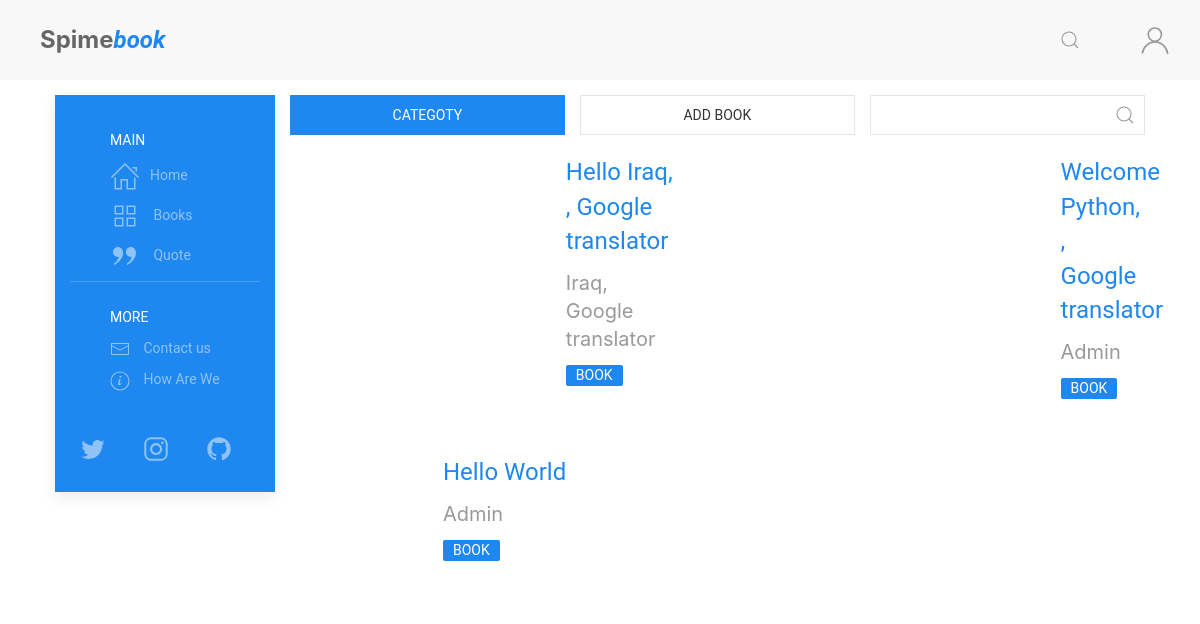
/books/, run on an earlier commit of the app's database.
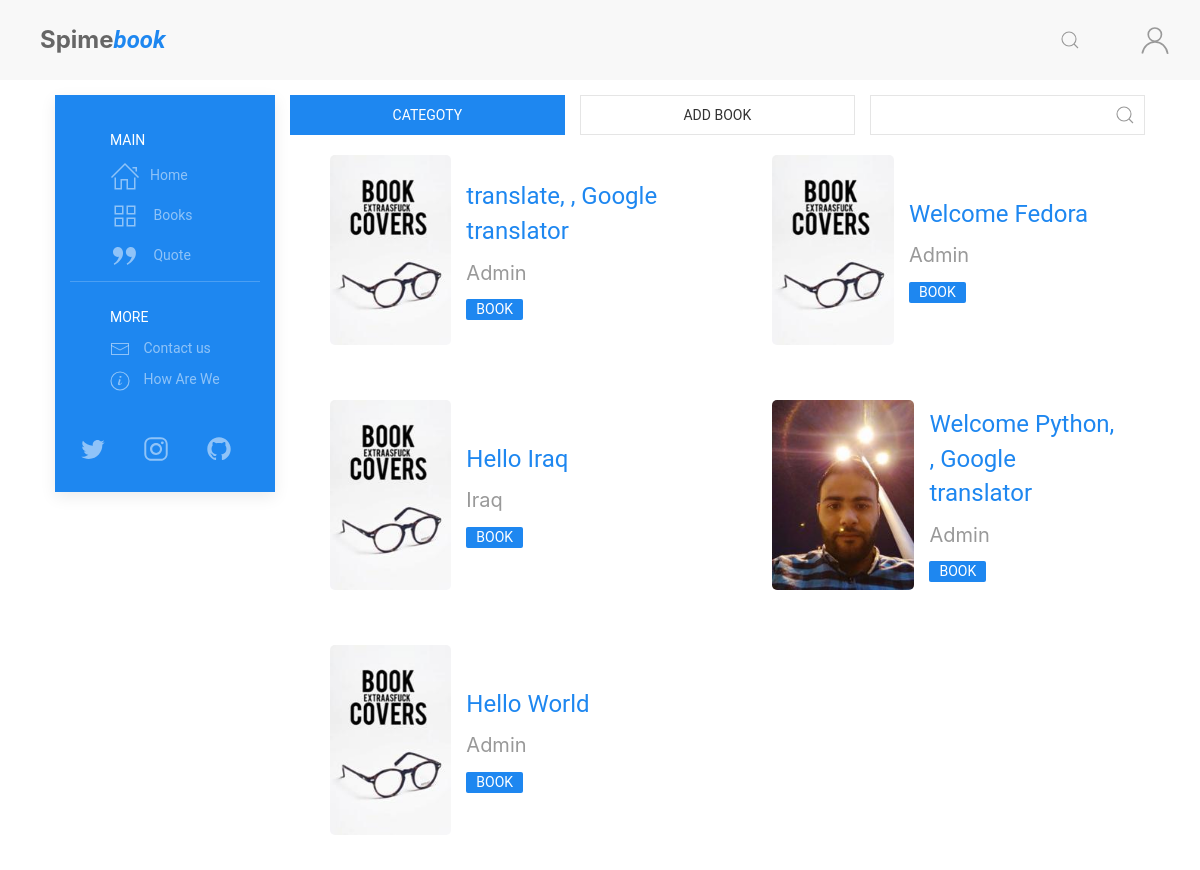
And on a later commit of the database.
### books/models.py (models this page shows, shortened)
class EN(models.Model):
    lang = models.CharField(max_length=2, default='en', auto_created='en')
    book = models.OneToOneField(
        Book, on_delete=models.CASCADE, verbose_name=_('Orginal Book'))
    title = models.CharField(max_length=255, blank=True,
                             null=True, verbose_name=_('Book Title'))
    book_Bio = models.TextField(
        blank=True, null=True, verbose_name=_('Book Bio'))
    class Meta:
        verbose_name = _("English Translation")
        verbose_name_plural = _("English Translation")
        ordering = ['-id']
    def __str__(self):
        if self.title is None:
            return translator.translate(self.book.title, dest='en').text
        else:
            return self.title

class Book(models.Model):
    title = models.CharField(max_length=255, verbose_name=_('Book Title'))
    book_image = models.ImageField(
        upload_to='books/cover/', default='book.jpg', verbose_name=_('Book Cover Image'))
    author = models.ForeignKey(
        Author, on_delete=models.CASCADE, verbose_name=_('The Author'))
    publish_date = models.DateField(
        default=timezone.now, verbose_name=_('Publish Date'))
    genres = models.ManyToManyField(
        Genres, related_name='genres', verbose_name=_('Genres'))
    book_or_Novel = models.CharField(
        max_length=5, choices=book_type, default='Book', verbose_name=_('Type'))

### authors/models.py (models this page shows, shortened)
class Author(models.Model):
    title = models.CharField(max_length=255)
    Author_Image = models.ImageField(
        upload_to='author/images', default='author.jpg')
    born_date = models.DateField(default=timezone.now)
    def __str__(self):
        if self.title is None:
            return str(self.en.name)
        else:
            return self.title

class EN(models.Model):
    lang = models.CharField(max_length=2, default='en', auto_created='en')
    author = models.OneToOneField(
        Author, on_delete=models.CASCADE, verbose_name='Author')
    name = models.CharField(max_length=255, null=True,
                            blank=True, verbose_name='Author Name')
    short = models.CharField(max_length=255, null=True,
                             blank=True, verbose_name='Short')
    author_Bio = models.TextField(
        null=True, blank=True, verbose_name='Author Bio')
    class Meta:
        verbose_name = _("English Translation)")
        verbose_name_plural = _("English Translation")
    def __str__(self):
        if self.name is None:
            return translator.translate(self.author.title).text
        else:
            return self.name

### books/views.py (the view)
# urls.py: path('', views.books, name='books'),
def books(request):
    genres = Genres.objects.all()
    all_books = get_query(request)
    page = request.GET.get('page', 1)
    paginator = Paginator(all_books, 16)
    try:
        books = paginator.page(page)
    except PageNotAnInteger:
        books = paginator.page(1)
    except EmptyPage:
        books = paginator.page(paginator.num_pages)
    context = {'title': 'Browser books, Spimebook',
               'books': books, 'genres': genres}
    return render(request, 'books/index.html', context)

### books/models.py (called while the page is built)
    def __str__(self):
        return self.genre

### books/templatetags/books_extra.py (called while the page is built)
@register.filter(name='get_translate')
def get_translate(value, arg):
    translate = eval(f"value.{arg}")
    return translate

@register.simple_tag
def define(val=None):
    return val

### books/views.py (called while the page is built)
def get_query(request):
    if request.user.is_authenticated:
        lang = request.user.profile.lang
    else:
        lang = get_language_from_request(request)
        for tu in settings.LANGUAGES:
            if lang in tu:
                break
            else:
                lang = 'en'
    lang = lang.upper()
    translate = eval(f"{lang}.objects.all()")
    return translate

### posts/templatetags/posts_extra.py (called while the page is built)
@register.inclusion_tag('posts/costumtags/infinite_scroll_js.html')
def infinite_scroll_js():
    context = {
    }
    return context

### books/templates/books/index.html (shortened to what this page needs)
{% extends "posts/base.html" %}
{% load static %}
{% load i18n %}
{% load posts_extra %}
{% load books_extra %}
{% block content %}
{% if user.is_authenticated %}
{% define user.profile.lang as user_lang %}
{% else %}
{% define 'en' as user_lang %}
{% endif %}
<div class="uk-grid-small uk-width-1-1@s" uk-grid>
    <div class="uk-width-expand@s">
        <button class="uk-button uk-button-primary uk-width-expand"
            uk-toggle="target:#book-category; animation: uk-animation-fade">Categoty</button>
    </div>
    <div class="uk-width-expand@s">
        <a href="{% url 'add-book' %}" class="uk-width-1-expand uk-button uk-button-default">Add Book</a>
    </div>
    <div class="uk-width-expand@s">
        <form class="uk-search uk-search-default uk-width-expand">
            <a href="" class="uk-search-icon-flip" uk-search-icon></a>
            <input id="book-search" data-url="{% url 'search-book' %}" class="uk-search-input uk-width-expand"
                type="search" placeholder="">
        </form>
    </div>
</div>
<div class="books uk-grid-small uk-child-width-1-2@s uk-text-center article-feed" uk-grid>
    {% for book in books %}
    <div class="book article">
        <div class="uk-card-header">
            <div class="uk-grid-small uk-flex-middle" uk-grid>
                <div class="uk-width-auto">
                    <img class="uk-border-rounded" data-src="{{book.book.book_image.url}}" alt="{{book}}" uk-img>
                </div>
                <div class="uk-width-expand uk-text-left">
                    <h3 class="uk-margin-small"><a href="{% url 'book' book.id %}">{{book}}</a></h3>
                    <h4 class="uk-margin-small uk-text-meta"><a class="uk-h4"
                            href="{% url 'author' book.book.author.id book.book.author  %}">{{book.book.author|get_translate:user_lang}}</a>
                    </h4>
                    <a class="uk-label" href="#">{{book.book.book_or_Novel}}</a>
                </div>
            </div>
        </div>
    </div>
    {% endfor %}
    <div class="page-load-status">
    </div>
</div>
{% endblock content %}

### posts/templates/posts/base.html (shortened to what this page needs)
{% load static %}
<!DOCTYPE html>
<html>
<head>
    <link rel="stylesheet" href="{% static 'posts/css/uikit.min.css' %}" />
    <link rel="stylesheet" href="{% static 'posts/css/my_style.css' %}" />
    <link rel="stylesheet" href="{% static 'posts/css/jquery-ui.css'%}">
</head>
<body>
    <nav class="uk-navbar-container uk-padding-small uk-padding-remove-vertical" uk-navbar>
        <div class="uk-navbar-left">
            <a href="{% url 'home' %}" class="uk-navbar-item uk-margin-small-left uk-logo">
                <span class="uk-h2 uk-logo uk-text-bolder">Spime<span
                        class="uk-padding-remove uk-text-primary uk-text-italic">book</span>
            </a>
        </div>
        <div class="uk-navbar-right">
            <a class="uk-navbar-toggle uk-visible@s  uk-visible@m" uk-search-icon
                uk-toggle="target: .nav-overlay; animation: uk-animation-fade" href="#">
            </a>
            <ul class="uk-navbar-nav">
                <li class="uk-visible@s">
                    <a href="{% url 'profile' %}">{{user.username}}</a>
                </li>
                <li>
                    {% if user.is_authenticated %}
                    <a type="button" class="uk-icon uk-animation-slide-right">
                        <img class="uk-border-circle avatat-img" width="45" height="45"
                            data-src="{{user.profile.picture.url}}" alt="{{user.profile.picture.url}}" uk-img>
                    </a>
                    {% else %}
                    <a type="button" class="uk-icon uk-animation-slide-right" uk-icon="icon:user; ratio:1.5"></a>
                    {% endif %}
                </li>
            </ul>
        </div>
    </nav>
    <div class="uk-container">
        <div class="uk-flex uk-flex-wrap">
            <div class="uk-width-auto uk-visible@m uk-visible@s">
                <div class="side-bar uk-padding-small">
                    <div class="uk-card uk-card-primary uk-card-body">
                        <ul class="uk-nav-default uk-nav-parent-icon uk-padding-small" uk-nav>
                            <li class="uk-nav-header">Main</li>
                            <li><a href="{% url 'home' %}"><span class="uk-margin-small-right"
                                        uk-icon="icon: home; ratio: 1.5"></span>Home</a></li>
                            <li><a href="{% url 'books' %}"><span class="uk-margin-small-right"
                                        uk-icon="icon: thumbnails; ratio: 1.5"></span> Books</a></li>
                            <li><a href="{% url 'quotes' %}"><span class="uk-margin-small-right"
                                        uk-icon="icon: quote-right; ratio: 1.5"></span> Quote</a></li>
                            <li class="uk-nav-divider"></li>
                            <li class="uk-nav-header">More</li>
                            <li><a href="#"><span class="uk-margin-small-right" uk-icon="icon: mail"></span> Contact
                                    us</a>
                            </li>
                            <li><a href="#"><span class="uk-margin-small-right" uk-icon="icon: info"></span> How Are
                                    We</a>
                            </li>
                            <li>
                                <ul class="uk-iconnav uk-child-width-1-3 uk-padding-small uk-margin-medium-top">
                                    <li>
                                        <a class="uk-icon" href="#" uk-icon="icon: twitter; ratio:1.3"></a>
                                    </li>
                                    <li>
                                        <a href="#" uk-icon="icon: instagram; ratio:1.3"></a>
                                    </li>
                                    <li>
                                        <a href="#" uk-icon="icon: github; ratio:1.3"></a>
                                    </li>
                                </ul>
                            </li>
                        </ul>
                    </div>
                </div>
            </div>
            <div class="uk-width-expand">
                <div class="uk-container uk-padding-small">
                    <div class="content-container">
                        {% block content %} {% endblock content %}
                    </div>
                </div>
            </div>
        </div>
    </div>
</body>
</html>

### posts/static/posts/css/my_style.css (style rules this page uses)
* { font-family: 'Roboto', sans-serif; box-sizing: border-box }
body { color: #666 }
nav .uk-logo { padding-top: 10px }
.books .book img { height: 190px }

What changed in the data, as far as the page shows it:
added EN: book.book_image (picture), title "translate, , Google translator", book.author|get_translate "Admin", book.book_or_Novel "BOOK"
added EN: book.book_image (picture), title "Welcome Fedora", book.author|get_translate "Admin", book.book_or_Novel "BOOK"
changed EN: title "Hello Iraq, , Google translator" → "Hello Iraq"; book.author|get_translate "Iraq, Google translator" → "Iraq"
changed EN "Welcome Python, , Google translator": book.book_image: picture added
